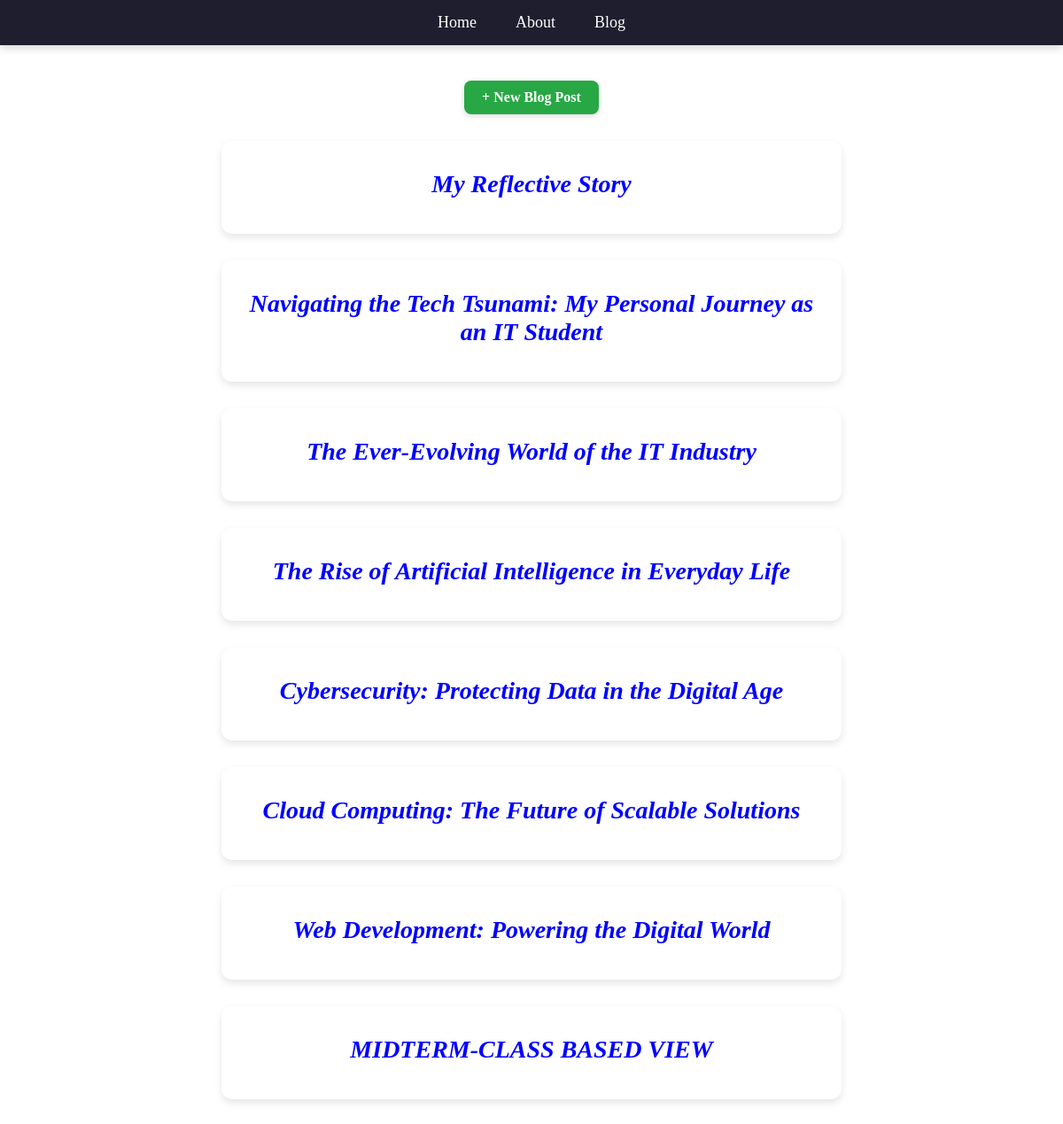
Screenshot of /blog/ with the database file from the repository.
### app/models.py (models this page shows, shortened)
class Post (models.Model):
    title = models.CharField(max_length=100)
    author = models.ForeignKey("auth.User" , on_delete=models.CASCADE)
    body = models.TextField()

### app/views.py (the view)
# urls.py: path('blog/', BlogListView.as_view(), name='blog'),
class BlogListView(ListView):
    model = Post
    template_name = 'app/blog_list.html'

### app/templates/app/blog_list.html
{% extends 'app/base.html' %}
{% load static %}
{% block content %}
   <div class="add-btn-container">
    <a href="{% url 'blog_create' %}" class="btn btn-add">+ New Blog Post</a>
</div>
   {%  for post in post_list %}
       <div class ="post-entry">
           <h2><a href="{% url 'blog_detail' post.pk %}">{{ post.title }}</a></h2>
       </div>
    {% endfor %}
{% endblock content %}

### app/templates/app/base.html (shortened to what this page needs)
{% load static %}
<!DOCTYPE html>
<html lang="en">
    <head>
        <link rel="stylesheet" href="{% static 'css/base.css' %}">
    </head>
    <body>
        {% include 'app/navbar.html' %}
        {% block content %}{% endblock content %}
    </body>
</html>

### app/templates/app/navbar.html
 <header>
    <nav class="navbar">
    <div class="nav-links">
      <a href="{% url 'home' %}">Home</a>
      <a href="{% url 'about' %}">About</a>
      <a href="{% url 'blog' %}">Blog</a>
    </div>
  </nav>
</header>

### static/css/base.css (style rules this page uses)
* { margin: 0; padding: 0; box-sizing: border-box; }
h2 { color: deeppink; text-align: center; font-style: italic; }
.post-entry { background-color: #fff; padding: 25px; border-radius: 12px; box-shadow: 0 4px 8px rgba(0,0,0,0.1); margin: 30px auto; max-width: 700px; }
.post-entry h2 { margin: 0.5rem 0; color: #333; font-size: 28px; margin-bottom: 15px; }
.post-entry h2 a { color: blue; text-decoration: none; }
header { background-color: #1e1e2f; color: white; padding: 15px 40px; box-shadow: 0 2px 10px rgba(0, 0, 0, 0.2); position: sticky; top: 0; z-index: 1000; }
.navbar { display: flex; justify-content: center; align-items: center; }
.nav-links a { color: white; text-decoration: none; margin: 0 20px; font-size: 18px; font-weight: 500; transition: color 0.3s ease; }
.btn { text-decoration: none; padding: 10px 18px; border-radius: 8px; font-weight: 600; transition: all 0.2s ease; display: inline-block; }
.add-btn-container { text-align: center; margin: 30px 0; }
.btn-add { background-color: #28a745; color: #fff; padding: 12px 25px; border-radius: 8px; font-weight: 600; text-decoration: none; box-shadow: 0 2px 6px rgba(0,0,0,0.15); transition: all 0.2s ease; display: inline-block; }
.btn { display: inline-block; text-decoration: none; padding: 10px 20px; border-radius: 8px; font-weight: 600; transition: all 0.2s ease; margin-top: 10px; }
.btn { display: inline-block; text-decoration: none; padding: 10px 20px; border-radius: 8px; font-weight: 600; transition: all 0.2s ease; }

### rows the page displays
Post: title "My Reflective Story"
Post: title "Navigating the Tech Tsunami: My Personal Journey as an IT Student"
Post: title "The Ever-Evolving World of the IT Industry"
Post: title "The Rise of Artificial Intelligence in Everyday Life"
Post: title "Cybersecurity: Protecting Data in the Digital Age"
Post: title "Cloud Computing: The Future of Scalable Solutions"
Post: title "Web Development: Powering the Digital World"
Post: title "MIDTERM-CLASS BASED VIEW"
